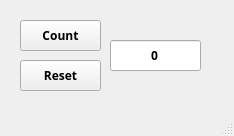
<?xml version="1.0" encoding="UTF-8"?>
<ui version="4.0">
 <class>MainWindow</class>
 <widget class="QMainWindow" name="MainWindow">
  <property name="geometry">
   <rect>
    <x>0</x>
    <y>0</y>
    <width>234</width>
    <height>136</height>
   </rect>
  </property>
  <property name="font">
   <font>
    <family>Britannic</family>
    <bold>true</bold>
   </font>
  </property>
  <property name="windowTitle">
   <string>Viikkotehtava_counter</string>
  </property>
  <widget class="QWidget" name="centralwidget">
   <widget class="QPushButton" name="countButton">
    <property name="geometry">
     <rect>
      <x>20</x>
      <y>20</y>
      <width>81</width>
      <height>31</height>
     </rect>
    </property>
    <property name="text">
     <string>Count</string>
    </property>
   </widget>
   <widget class="QPushButton" name="resetButton">
    <property name="geometry">
     <rect>
      <x>20</x>
      <y>60</y>
      <width>81</width>
      <height>31</height>
     </rect>
    </property>
    <property name="text">
     <string>Reset</string>
    </property>
   </widget>
   <widget class="QLineEdit" name="lineEdit_laskuri">
    <property name="geometry">
     <rect>
      <x>110</x>
      <y>40</y>
      <width>91</width>
      <height>31</height>
     </rect>
    </property>
    <property name="text">
     <string>0</string>
    </property>
    <property name="alignment">
     <set>Qt::AlignmentFlag::AlignCenter</set>
    </property>
    <property name="clearButtonEnabled">
     <bool>false</bool>
    </property>
   </widget>
  </widget>
  <widget class="QMenuBar" name="menubar">
   <property name="geometry">
    <rect>
     <x>0</x>
     <y>0</y>
     <width>234</width>
     <height>15</height>
    </rect>
   </property>
  </widget>
  <widget class="QStatusBar" name="statusbar"/>
 </widget>
 <resources/>
 <connections/>
</ui>
